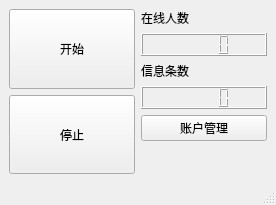
<?xml version="1.0" encoding="UTF-8"?>
<ui version="4.0">
 <class>MainWindow</class>
 <widget class="QMainWindow" name="MainWindow">
  <property name="geometry">
   <rect>
    <x>0</x>
    <y>0</y>
    <width>276</width>
    <height>205</height>
   </rect>
  </property>
  <property name="windowTitle">
   <string>MainWindow</string>
  </property>
  <widget class="QWidget" name="centralwidget">
   <layout class="QHBoxLayout" name="horizontalLayout">
    <item>
     <layout class="QVBoxLayout" name="verticalLayout">
      <item>
       <widget class="QPushButton" name="startButton">
        <property name="sizePolicy">
         <sizepolicy hsizetype="Preferred" vsizetype="Preferred">
          <horstretch>0</horstretch>
          <verstretch>0</verstretch>
         </sizepolicy>
        </property>
        <property name="text">
         <string>开始</string>
        </property>
       </widget>
      </item>
      <item>
       <widget class="QPushButton" name="stopButton">
        <property name="sizePolicy">
         <sizepolicy hsizetype="Preferred" vsizetype="Preferred">
          <horstretch>0</horstretch>
          <verstretch>0</verstretch>
         </sizepolicy>
        </property>
        <property name="minimumSize">
         <size>
          <width>0</width>
          <height>23</height>
         </size>
        </property>
        <property name="text">
         <string>停止</string>
        </property>
       </widget>
      </item>
     </layout>
    </item>
    <item>
     <layout class="QVBoxLayout" name="verticalLayout_2">
      <item>
       <widget class="QLabel" name="label">
        <property name="text">
         <string>在线人数</string>
        </property>
       </widget>
      </item>
      <item>
       <widget class="QLCDNumber" name="lcdNumber"/>
      </item>
      <item>
       <widget class="QLabel" name="label_2">
        <property name="text">
         <string>信息条数</string>
        </property>
       </widget>
      </item>
      <item>
       <widget class="QLCDNumber" name="lcdNumber_2"/>
      </item>
      <item>
       <widget class="QPushButton" name="accountManageButton">
        <property name="text">
         <string>账户管理</string>
        </property>
       </widget>
      </item>
      <item>
       <spacer name="verticalSpacer">
        <property name="orientation">
         <enum>Qt::Vertical</enum>
        </property>
        <property name="sizeHint" stdset="0">
         <size>
          <width>20</width>
          <height>40</height>
         </size>
        </property>
       </spacer>
      </item>
     </layout>
    </item>
   </layout>
  </widget>
  <widget class="QStatusBar" name="statusbar"/>
 </widget>
 <resources/>
 <connections/>
</ui>
